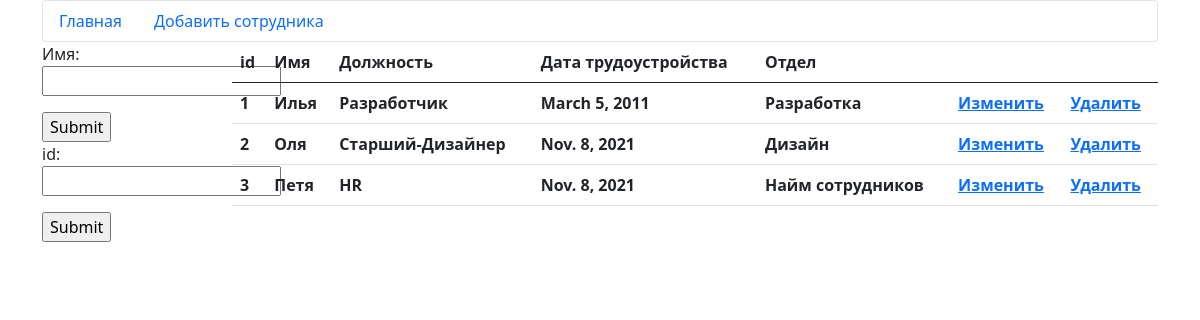
/employees/, run on the app's committed database.
### employees/models.py (models this page shows, shortened)
class EmployeeModel(models.Model):
    name = models.CharField(max_length=100,
                            verbose_name = "Имя")
    post = models.CharField(max_length=100,
                            verbose_name = "Должность")
    date_of_hiring = models.DateField(verbose_name = "Дата трудоустройства")
    department = models.CharField(max_length=100,
                            verbose_name = "Отдел")
    class Meta:
        verbose_name = "Сотрудник"
        verbose_name_plural = 'Сорудники'

### employees/views.py (the view)
# urls.py: path('employees/', employees_view, name = 'main'),
def employees_view(request):
    if request.method == 'POST':
        if 'search_by_id' in request.POST:
            form_for_id = EmployeesFormForIdForm(request.POST)
            form_for_name = EmployeesFormForNameForm
            object_list = EmployeeModel.objects.filter(id = request.POST['id'])
            return render(request, 'employees/main.html', {'object_list': object_list, 'form_for_id': form_for_id, 'form_for_name': form_for_name})
        if 'search_by_name' in request.POST:
            form_for_id = EmployeesFormForIdForm
            form_for_name = EmployeesFormForNameForm(request.POST)
            object_list = EmployeeModel.objects.filter(name = request.POST['name'])
            return render(request, 'employees/main.html', {'object_list': object_list, 'form_for_id': form_for_id, 'form_for_name': form_for_name})
    else:
        object_list = EmployeeModel.objects.all()
        form_for_id = EmployeesFormForIdForm
        form_for_name = EmployeesFormForNameForm
        return render(request, 'employees/main.html',
                      {'object_list': object_list, 'form_for_id': form_for_id, 'form_for_name': form_for_name})

### employees/templates/employees/main.html (shortened to what this page needs)
{% extends "employees/base.html" %}
{% block content %}
    <div class="row">
    <div class="col-sm-2">
        <form method="post">{% csrf_token %}
            {{ form_for_name.as_p }}
            <input name='search_by_name' type="submit">
        </form>
        <form method="POST">{% csrf_token %}
            {{ form_for_id.as_p }}
            <input name='search_by_id' type="submit">
        </form>
    </div>
    <div class="col-sm-10">
        <table class="table">
            <thead>
            <tr>
                <th scope="col">id</th>
                <th scope="col">Имя</th>
                <th scope="col">Должность</th>
                <th scope="col">Дата трудоустройства</th>
                <th scope="col">Отдел</th>
                <th scope="col"> </th>
                <th scope="col"> </th>
            </tr>
            </thead>
            <tbody>
            {% for obj in object_list %}
                <tr>
                    <th scope="col">{{ obj.id }}</th>
                    <th scope="col">{{ obj.name }}</th>
                    <th scope="col">{{ obj.post }}</th>
                    <th scope="col">{{ obj.date_of_hiring }}</th>
                    <th scope="col">{{ obj.department }}</th>
                    <th scope="col"><a href="{% url 'edit' obj.id %}">Изменить</a> </th>
                    <th scope="col"><a href="{% url 'del' obj.id %}">Удалить</a> </th>
                </tr>
            {% endfor %}
            </tbody>
        </table>
    </div>
    </div>
{% endblock %}

### employees/templates/employees/base.html (shortened to what this page needs)
<!DOCTYPE html>
<html lang="en">
<head>
    <link href="https://cdn.jsdelivr.net/npm/bootstrap@5.0.1/dist/css/bootstrap.min.css" rel="stylesheet"
>
</head>
<body>
<div class="container">
    <ul class="nav border rounded">
        <li class="nav-item">
            <a class="nav-link active" aria-current="page" href="{% url 'main' %}">Главная</a>
        </li>
        <li class="nav-item">
            <a class="nav-link" href="{% url 'new' %}">Добавить сотрудника</a>
        </li>
    </ul>
    {% block content %}
    {% endblock %}
</div>
</body>
</html>

### data on the page
EmployeeModel: id "1", name "Илья", post "Разработчик", date_of_hiring "March 5, 2011", department "Разработка"
EmployeeModel: id "2", name "Оля", post "Старший-Дизайнер", date_of_hiring "Nov. 8, 2021", department "Дизайн"
EmployeeModel: id "3", name "Петя", post "HR", date_of_hiring "Nov. 8, 2021", department "Найм сотрудников"
